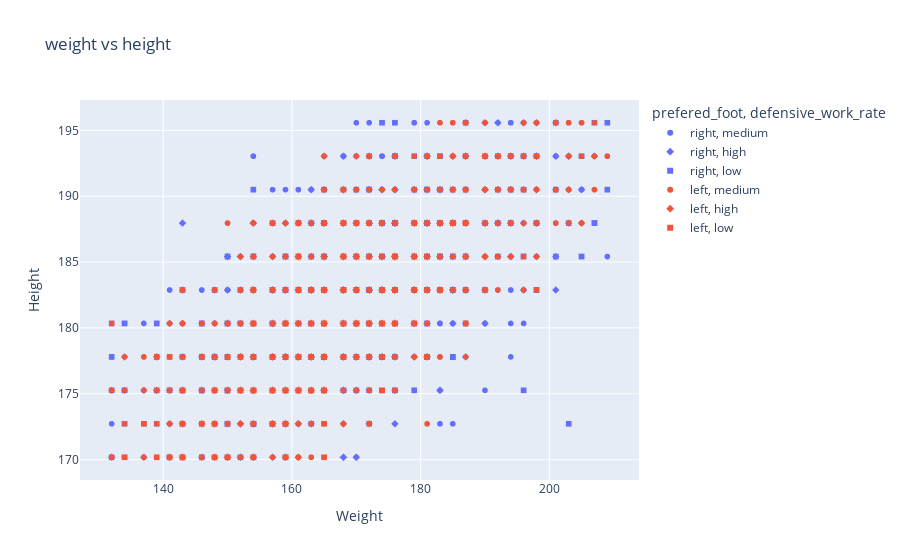

The code cell stored with this chart in its notebook:
### Code cell
fig = px.scatter(player_data, x='weight' , y='height',title='weight vs height',color='prefered_foot',symbol='defensive_work_rate')
fig.update_xaxes(title='Weight')
fig.update_yaxes(title="Height")
fig.show()

### Figure 1 — Plotly figure (JSON) as saved in the notebook; plotly's stock layout.template omitted (floating-point values rounded to 4 significant figures; data arrays with more than 128 entries replaced by an {"elided": "..."} marker saying what was removed)
{"data": [{"hovertemplate": "prefered_foot=right<br>defensive_work_rate=medium<br>weight=%{x}<br>height=%{y}<extra></extra>", "legendgroup": "right, medium", "marker": {"color": "#636efa", "symbol": "circle"}, "mode": "markers", "name": "right, medium", "showlegend": true, "type": "scattergl", "x": {"elided": "3625 int values"}, "xaxis": "x", "y": {"elided": "3625 float values"}, "yaxis": "y"}, {"hovertemplate": "prefered_foot=right<br>defensive_work_rate=high<br>weight=%{x}<br>height=%{y}<extra></extra>", "legendgroup": "right, high", "marker": {"color": "#636efa", "symbol": "diamond"}, "mode": "markers", "name": "right, high", "showlegend": true, "type": "scattergl", "x": {"elided": "874 int values"}, "xaxis": "x", "y": {"elided": "874 float values"}, "yaxis": "y"}, {"hovertemplate": "prefered_foot=right<br>defensive_work_rate=low<br>weight=%{x}<br>height=%{y}<extra></extra>", "legendgroup": "right, low", "marker": {"color": "#636efa", "symbol": "square"}, "mode": "markers", "name": "right, low", "showlegend": true, "type": "scattergl", "x": {"elided": "482 int values"}, "xaxis": "x", "y": {"elided": "482 float values"}, "yaxis": "y"}, {"hovertemplate": "prefered_foot=left<br>defensive_work_rate=medium<br>weight=%{x}<br>height=%{y}<extra></extra>", "legendgroup": "left, medium", "marker": {"color": "#EF553B", "symbol": "circle"}, "mode": "markers", "name": "left, medium", "showlegend": true, "type": "scattergl", "x": {"elided": "1219 int values"}, "xaxis": "x", "y": {"elided": "1219 float values"}, "yaxis": "y"}, {"hovertemplate": "prefered_foot=left<br>defensive_work_rate=high<br>weight=%{x}<br>height=%{y}<extra></extra>", "legendgroup": "left, high", "marker": {"color": "#EF553B", "symbol": "diamond"}, "mode": "markers", "name": "left, high", "showlegend": true, "type": "scattergl", "x": {"elided": "210 int values"}, "xaxis": "x", "y": {"elided": "210 float values"}, "yaxis": "y"}, {"hovertemplate": "prefered_foot=left<br>defensive_work_rate=low<br>weight=%{x}<br>height=%{y}<extra></extra>", "legendgroup": "left, low", "marker": {"color": "#EF553B", "symbol": "square"}, "mode": "markers", "name": "left, low", "showlegend": true, "type": "scattergl", "x": {"elided": "160 int values"}, "xaxis": "x", "y": {"elided": "160 float values"}, "yaxis": "y"}], "layout": {"legend": {"title": {"text": "prefered_foot, defensive_work_rate"}, "tracegroupgap": 0}, "title": {"text": "weight vs height"}, "xaxis": {"anchor": "y", "domain": [0, 1], "title": {"text": "Weight"}}, "yaxis": {"anchor": "x", "domain": [0, 1], "title": {"text": "Height"}}}}
